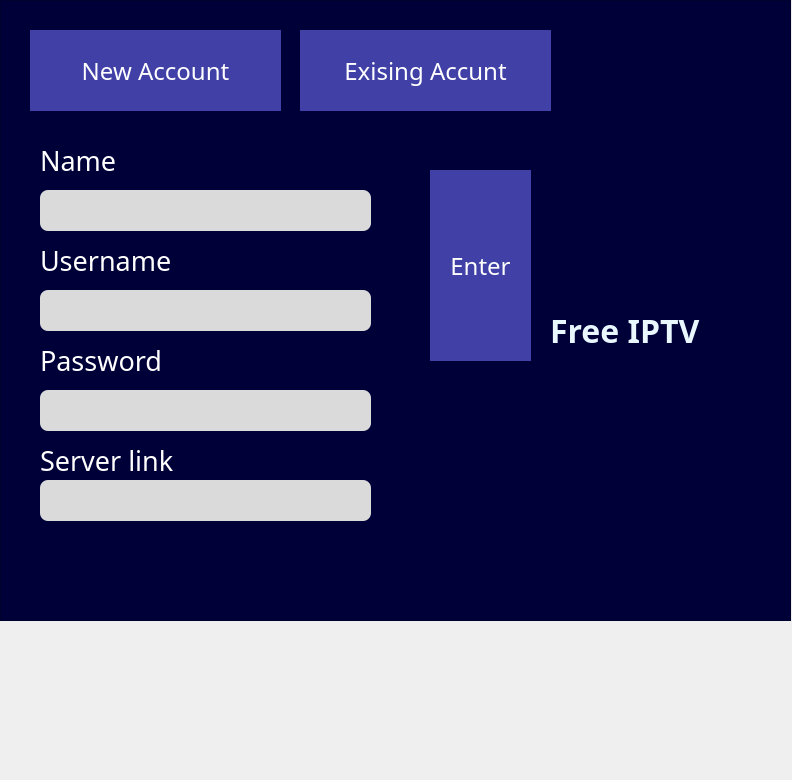
<?xml version="1.0" encoding="UTF-8"?>
<ui version="4.0">
 <class>MainWindow</class>
 <widget class="QMainWindow" name="MainWindow">
  <property name="geometry">
   <rect>
    <x>0</x>
    <y>0</y>
    <width>792</width>
    <height>780</height>
   </rect>
  </property>
  <property name="minimumSize">
   <size>
    <width>792</width>
    <height>780</height>
   </size>
  </property>
  <property name="maximumSize">
   <size>
    <width>792</width>
    <height>597</height>
   </size>
  </property>
  <property name="font">
   <font>
    <pointsize>1</pointsize>
   </font>
  </property>
  <property name="windowTitle">
   <string>MainWindow</string>
  </property>
  <property name="autoFillBackground">
   <bool>false</bool>
  </property>
  <property name="styleSheet">
   <string notr="true">boder:0px;</string>
  </property>
  <property name="toolButtonStyle">
   <enum>Qt::ToolButtonIconOnly</enum>
  </property>
  <property name="animated">
   <bool>true</bool>
  </property>
  <widget class="QWidget" name="centralwidget">
   <widget class="QFrame" name="frame">
    <property name="geometry">
     <rect>
      <x>0</x>
      <y>0</y>
      <width>791</width>
      <height>621</height>
     </rect>
    </property>
    <property name="minimumSize">
     <size>
      <width>791</width>
      <height>621</height>
     </size>
    </property>
    <property name="maximumSize">
     <size>
      <width>791</width>
      <height>621</height>
     </size>
    </property>
    <property name="font">
     <font>
      <pointsize>12</pointsize>
     </font>
    </property>
    <property name="autoFillBackground">
     <bool>false</bool>
    </property>
    <property name="styleSheet">
     <string notr="true">background-color:rgb(0, 0, 57);
</string>
    </property>
    <property name="frameShape">
     <enum>QFrame::StyledPanel</enum>
    </property>
    <property name="frameShadow">
     <enum>QFrame::Raised</enum>
    </property>
    <widget class="QLabel" name="logo">
     <property name="geometry">
      <rect>
       <x>550</x>
       <y>380</y>
       <width>231</width>
       <height>181</height>
      </rect>
     </property>
     <property name="text">
      <string/>
     </property>
     <property name="pixmap">
      <pixmap>img/logo.jpg</pixmap>
     </property>
     <property name="scaledContents">
      <bool>true</bool>
     </property>
    </widget>
    <widget class="QLabel" name="label_2">
     <property name="geometry">
      <rect>
       <x>550</x>
       <y>280</y>
       <width>231</width>
       <height>101</height>
      </rect>
     </property>
     <property name="font">
      <font>
       <family>Algerian</family>
       <pointsize>24</pointsize>
       <weight>75</weight>
       <bold>true</bold>
      </font>
     </property>
     <property name="styleSheet">
      <string notr="true">color: rgb(233, 247, 255);</string>
     </property>
     <property name="text">
      <string>Free IPTV</string>
     </property>
    </widget>
    <widget class="QPushButton" name="btn_new_account">
     <property name="geometry">
      <rect>
       <x>30</x>
       <y>30</y>
       <width>251</width>
       <height>81</height>
      </rect>
     </property>
     <property name="font">
      <font>
       <family>MV Boli</family>
       <pointsize>18</pointsize>
      </font>
     </property>
     <property name="cursor">
      <cursorShape>PointingHandCursor</cursorShape>
     </property>
     <property name="styleSheet">
      <string notr="true">QPushButton{
background-color: rgb(64, 64, 166);
color: rgb(255, 255, 255);
border: 0.5;
}
QPushButton:hover{
background-color: rgb(244, 100, 71);
	color: rgb(232, 255, 78);
}
</string>
     </property>
     <property name="text">
      <string>New Account</string>
     </property>
    </widget>
    <widget class="QPushButton" name="btn_existing_accoung">
     <property name="geometry">
      <rect>
       <x>300</x>
       <y>30</y>
       <width>251</width>
       <height>81</height>
      </rect>
     </property>
     <property name="font">
      <font>
       <family>MV Boli</family>
       <pointsize>18</pointsize>
      </font>
     </property>
     <property name="cursor">
      <cursorShape>PointingHandCursor</cursorShape>
     </property>
     <property name="styleSheet">
      <string notr="true">QPushButton{
background-color: rgb(64, 64, 166);
color: rgb(255, 255, 255);
border: 0.5;
}
QPushButton:hover{
background-color: rgb(244, 100, 71);
	color: rgb(232, 255, 78);
}
</string>
     </property>
     <property name="text">
      <string>Exising Accunt</string>
     </property>
    </widget>
    <widget class="QStackedWidget" name="widget_1">
     <property name="geometry">
      <rect>
       <x>40</x>
       <y>130</y>
       <width>501</width>
       <height>431</height>
      </rect>
     </property>
     <property name="styleSheet">
      <string notr="true">background-color:rgb(0, 0, 57);
</string>
     </property>
     <property name="currentIndex">
      <number>0</number>
     </property>
     <widget class="QWidget" name="page">
      <widget class="QLabel" name="label">
       <property name="geometry">
        <rect>
         <x>0</x>
         <y>10</y>
         <width>231</width>
         <height>41</height>
        </rect>
       </property>
       <property name="font">
        <font>
         <family>MV Boli</family>
         <pointsize>20</pointsize>
        </font>
       </property>
       <property name="styleSheet">
        <string notr="true">color: rgb(255, 255, 255);</string>
       </property>
       <property name="text">
        <string>Name</string>
       </property>
      </widget>
      <widget class="QLineEdit" name="txtBox_name">
       <property name="geometry">
        <rect>
         <x>0</x>
         <y>60</y>
         <width>331</width>
         <height>41</height>
        </rect>
       </property>
       <property name="font">
        <font>
         <pointsize>14</pointsize>
        </font>
       </property>
       <property name="styleSheet">
        <string notr="true">background-color: rgb(218, 218, 218);
color: rgb(0, 0, 97);
boder:0;
border-radius: 8px;</string>
       </property>
      </widget>
      <widget class="QLabel" name="label_3">
       <property name="geometry">
        <rect>
         <x>0</x>
         <y>110</y>
         <width>231</width>
         <height>41</height>
        </rect>
       </property>
       <property name="font">
        <font>
         <family>MV Boli</family>
         <pointsize>20</pointsize>
        </font>
       </property>
       <property name="styleSheet">
        <string notr="true">color: rgb(255, 255, 255);</string>
       </property>
       <property name="text">
        <string>Username</string>
       </property>
      </widget>
      <widget class="QLineEdit" name="txtBox_username">
       <property name="geometry">
        <rect>
         <x>0</x>
         <y>160</y>
         <width>331</width>
         <height>41</height>
        </rect>
       </property>
       <property name="font">
        <font>
         <pointsize>14</pointsize>
        </font>
       </property>
       <property name="styleSheet">
        <string notr="true">background-color: rgb(218, 218, 218);
color: rgb(0, 0, 97);
boder:0;
border-radius: 8px;</string>
       </property>
      </widget>
      <widget class="QLineEdit" name="txtBox_password">
       <property name="geometry">
        <rect>
         <x>0</x>
         <y>260</y>
         <width>331</width>
         <height>41</height>
        </rect>
       </property>
       <property name="font">
        <font>
         <pointsize>14</pointsize>
        </font>
       </property>
       <property name="styleSheet">
        <string notr="true">background-color: rgb(218, 218, 218);
color: rgb(0, 0, 97);
boder:0;
border-radius: 8px;</string>
       </property>
      </widget>
      <widget class="QLabel" name="label_4">
       <property name="geometry">
        <rect>
         <x>0</x>
         <y>210</y>
         <width>231</width>
         <height>41</height>
        </rect>
       </property>
       <property name="font">
        <font>
         <family>MV Boli</family>
         <pointsize>20</pointsize>
        </font>
       </property>
       <property name="styleSheet">
        <string notr="true">color: rgb(255, 255, 255);</string>
       </property>
       <property name="text">
        <string>Password</string>
       </property>
      </widget>
      <widget class="QLabel" name="label_5">
       <property name="geometry">
        <rect>
         <x>0</x>
         <y>310</y>
         <width>231</width>
         <height>41</height>
        </rect>
       </property>
       <property name="font">
        <font>
         <family>MV Boli</family>
         <pointsize>20</pointsize>
        </font>
       </property>
       <property name="styleSheet">
        <string notr="true">color: rgb(255, 255, 255);</string>
       </property>
       <property name="text">
        <string>Server link</string>
       </property>
      </widget>
      <widget class="QLineEdit" name="txtBox_server">
       <property name="geometry">
        <rect>
         <x>0</x>
         <y>350</y>
         <width>331</width>
         <height>41</height>
        </rect>
       </property>
       <property name="font">
        <font>
         <pointsize>14</pointsize>
        </font>
       </property>
       <property name="styleSheet">
        <string notr="true">background-color: rgb(218, 218, 218);
color: rgb(0, 0, 97);
boder:0;
border-radius: 8px;</string>
       </property>
      </widget>
      <widget class="QPushButton" name="btn_enter_new">
       <property name="geometry">
        <rect>
         <x>390</x>
         <y>40</y>
         <width>101</width>
         <height>191</height>
        </rect>
       </property>
       <property name="font">
        <font>
         <family>MV Boli</family>
         <pointsize>18</pointsize>
        </font>
       </property>
       <property name="cursor">
        <cursorShape>PointingHandCursor</cursorShape>
       </property>
       <property name="styleSheet">
        <string notr="true">QPushButton{
background-color: rgb(64, 64, 166);
color: rgb(255, 255, 255);
border: 0.5;
}
QPushButton:hover{
background-color: rgb(244, 100, 71);
	color: rgb(232, 255, 78);
}
</string>
       </property>
       <property name="text">
        <string>Enter</string>
       </property>
      </widget>
     </widget>
     <widget class="QWidget" name="page_2">
      <widget class="QComboBox" name="comboBox_existing_account">
       <property name="geometry">
        <rect>
         <x>170</x>
         <y>70</y>
         <width>311</width>
         <height>41</height>
        </rect>
       </property>
       <property name="cursor">
        <cursorShape>PointingHandCursor</cursorShape>
       </property>
       <property name="styleSheet">
        <string notr="true">background-color: rgb(218, 218, 218);
color: rgb(0, 0, 97);
boder:0;
border-radius: 8px;</string>
       </property>
      </widget>
      <widget class="QLabel" name="label_6">
       <property name="geometry">
        <rect>
         <x>280</x>
         <y>10</y>
         <width>161</width>
         <height>41</height>
        </rect>
       </property>
       <property name="font">
        <font>
         <family>MV Boli</family>
         <pointsize>20</pointsize>
        </font>
       </property>
       <property name="layoutDirection">
        <enum>Qt::RightToLeft</enum>
       </property>
       <property name="styleSheet">
        <string notr="true">color: rgb(255, 255, 255);</string>
       </property>
       <property name="text">
        <string>Account</string>
       </property>
      </widget>
      <widget class="QGroupBox" name="groupBox">
       <property name="geometry">
        <rect>
         <x>170</x>
         <y>130</y>
         <width>311</width>
         <height>101</height>
        </rect>
       </property>
       <property name="styleSheet">
        <string notr="true">background-color: rgb(218, 218, 218);
color: rgb(0, 0, 97);
boder:0;
border-radius: 8px;</string>
       </property>
       <property name="title">
        <string>Activity</string>
       </property>
       <widget class="QRadioButton" name="radioButton_read_from_file">
        <property name="geometry">
         <rect>
          <x>10</x>
          <y>20</y>
          <width>261</width>
          <height>31</height>
         </rect>
        </property>
        <property name="font">
         <font>
          <family>MV Boli</family>
          <pointsize>11</pointsize>
          <weight>75</weight>
          <bold>true</bold>
         </font>
        </property>
        <property name="cursor">
         <cursorShape>PointingHandCursor</cursorShape>
        </property>
        <property name="text">
         <string>Read from cache (Fast)</string>
        </property>
       </widget>
       <widget class="QRadioButton" name="radioButton_update_file">
        <property name="geometry">
         <rect>
          <x>10</x>
          <y>60</y>
          <width>291</width>
          <height>31</height>
         </rect>
        </property>
        <property name="font">
         <font>
          <family>MV Boli</family>
          <pointsize>11</pointsize>
          <weight>75</weight>
          <bold>true</bold>
         </font>
        </property>
        <property name="cursor">
         <cursorShape>PointingHandCursor</cursorShape>
        </property>
        <property name="text">
         <string>Get new version (Slow)</string>
        </property>
       </widget>
      </widget>
      <widget class="QPushButton" name="btn_enter_existing">
       <property name="geometry">
        <rect>
         <x>10</x>
         <y>280</y>
         <width>201</width>
         <height>71</height>
        </rect>
       </property>
       <property name="font">
        <font>
         <family>MV Boli</family>
         <pointsize>18</pointsize>
        </font>
       </property>
       <property name="cursor">
        <cursorShape>PointingHandCursor</cursorShape>
       </property>
       <property name="styleSheet">
        <string notr="true">QPushButton{
background-color: rgb(64, 64, 166);
color: rgb(255, 255, 255);
border: 0.5;
}
QPushButton:hover{
background-color: rgb(244, 100, 71);
	color: rgb(232, 255, 78);
}
</string>
       </property>
       <property name="text">
        <string>Enter</string>
       </property>
      </widget>
     </widget>
    </widget>
   </widget>
  </widget>
 </widget>
 <resources/>
 <connections/>
</ui>
